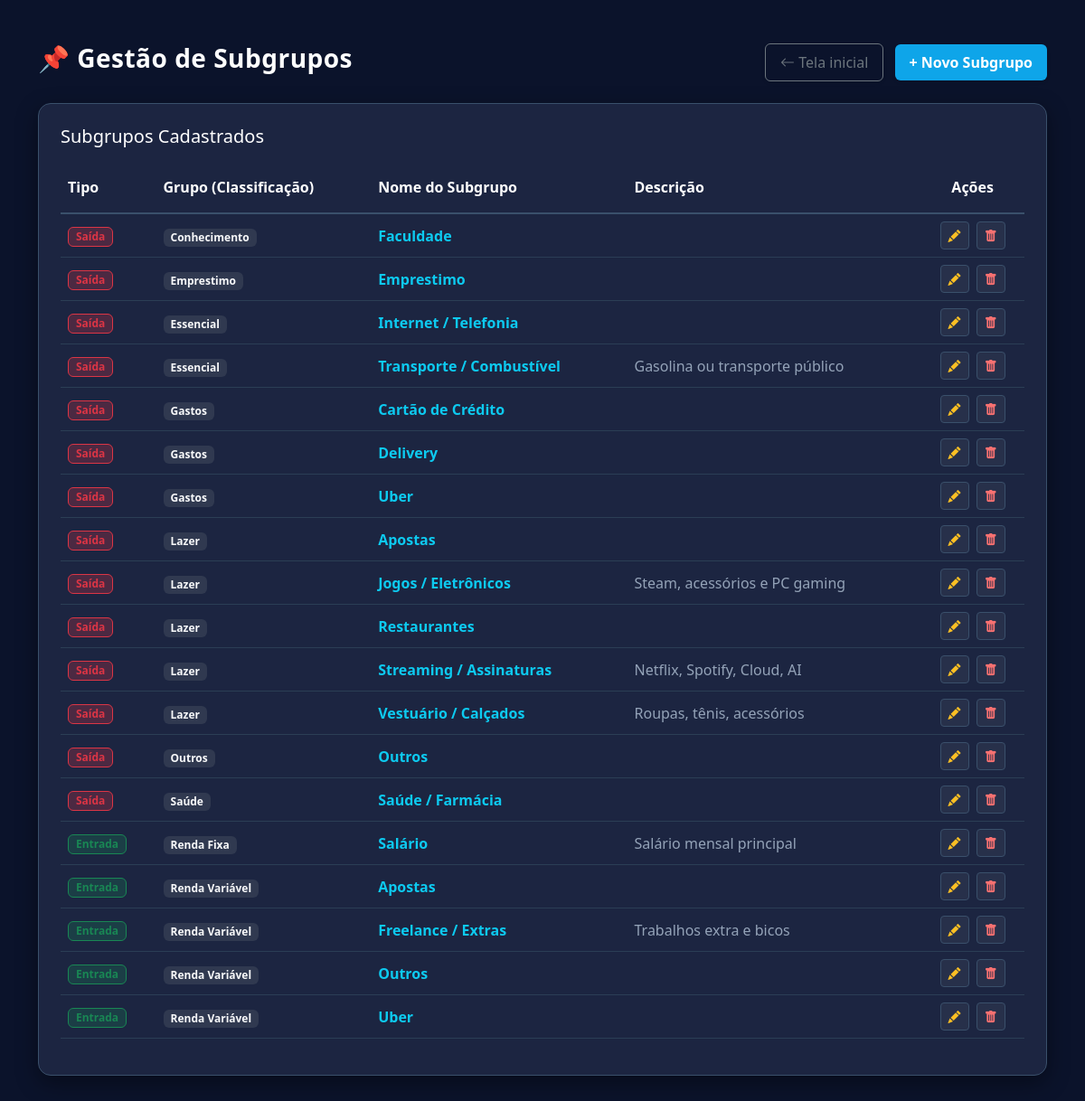
Screenshot of /subgrupos/index.php with the database file from the repository.
### tables this page shows
CREATE TABLE subgrupos (
        id INTEGER PRIMARY KEY AUTOINCREMENT,
        tipo TEXT NOT NULL,
        grupo TEXT,
        nome TEXT NOT NULL,
        descricao TEXT
    );

### subgrupos/index.php (the view, shortened to what this page needs)
<?php
include '../db/conexao.php';
$subgrupos = [];
try {
    $stmt = $pdo->query("SELECT * FROM subgrupos ORDER BY tipo DESC, grupo ASC, nome ASC");
    $subgrupos = $stmt->fetchAll(PDO::FETCH_ASSOC);
} catch (Exception $e) {
    $mensagem = "<div class='alert alert-danger bg-dark text-danger border-danger mt-3'>Erro: " . $e->getMessage() . "</div>";
}
?>
<!DOCTYPE html>
<html lang="pt-BR">
<head>
    <link href="https://cdn.jsdelivr.net/npm/bootstrap@5.3.0/dist/css/bootstrap.min.css" rel="stylesheet">
    <link rel="stylesheet" href="https://cdn.jsdelivr.net/npm/bootstrap-icons@1.10.5/font/bootstrap-icons.css">
</head>
<body>
    <div class="container mt-5 mb-5">
        <div class="row align-items-center mb-4">
            <div class="col-md-6">
                <h2 class="navbar-brand fs-3">📌 Gestão de Subgrupos</h2>
            </div>
            <div class="col-md-6 text-md-end mt-3 mt-md-0">
                <a href="../view/dashboard.php" class="btn btn-outline-secondary me-2 px-3 py-2 shadow-sm">
                    <i class="bi bi-arrow-left"></i> Tela inicial
                </a>
                <a href="novo_subgrupo.php" class="btn btn-info-custom px-3 py-2 shadow-sm">+ Novo Subgrupo</a>
            </div>
        </div>
        <div class="card card-custom p-4">
            <h4 class="mb-3 fs-5 text-white">Subgrupos Cadastrados</h4>
            <div class="table-responsive">
                <table class="table align-middle">
                    <thead>
                        <tr style="border-bottom: 2px solid #3a506b;">
                            <th class="py-3 text-white">Tipo</th>
                            <th class="py-3 text-white">Grupo (Classificação)</th>
                            <th class="py-3 text-white">Nome do Subgrupo</th>
                            <th class="py-3 text-white">Descrição</th>
                            <th class="text-center py-3 text-white">Ações</th>
                        </tr>
                    </thead>
                    <tbody>
                        <?php if (count($subgrupos) > 0): ?>
                            <?php foreach ($subgrupos as $s): ?>
                                <tr>
                                    <td>
                                        <?php if ($s['tipo'] == 'Entrada'): ?>
                                            <span
                                                class="badge bg-success bg-opacity-25 text-success border border-success px-2 py-1">Entrada</span>
                                        <?php else: ?>
                                            <span
                                                class="badge bg-danger bg-opacity-25 text-danger border border-danger px-2 py-1">Saída</span>
                                        <?php endif; ?>
                                    </td>
                                    <td><span
                                            class="badge bg-secondary bg-opacity-25 text-light px-2 py-1"><?php echo htmlspecialchars($s['grupo'] ?? ''); ?></span>
                                    </td>
                                    <td class="fw-bold text-info"><?php echo htmlspecialchars($s['nome'] ?? ''); ?></td>
                                    <td class="texto-auxiliar"><?php echo htmlspecialchars($s['descricao'] ?? ''); ?></td>
                                    <td class="text-center">
                                        <a href="editar_subgrupo.php?id=<?php echo $s['id']; ?>"
                                            class="btn btn-sm btn-action-edit me-1" title="Editar">
                                            <i class="bi bi-pencil-fill"></i>
                                        </a>
                                        <a href="index.php?deletar=<?php echo $s['id']; ?>" class="btn btn-sm btn-action-delete"
                                            title="Apagar"
                                            onclick="return confirm('Tem a certeza de que quer apagar este subgrupo, Uai?');">
                                            <i class="bi bi-trash-fill"></i>
                                        </a>
                                    </td>
                                </tr>
                            <?php endforeach; ?>
                        <?php endif; ?>
                    </tbody>
                </table>
            </div>
        </div>
    </div>
</body>
</html>

### subgrupos/index.php (style rules this page uses)
body { background-color: #0b132b; color: #ffffff; font-family: 'Segoe UI', Tahoma, Geneva, Verdana, sans-serif; }
.card-custom { border-radius: 14px; background-color: #1c2541; border: 1px solid #3a506b; box-shadow: 0 8px 24px rgba(0, 0, 0, 0.4); }
.texto-auxiliar { color: #94a3b8 !important; font-weight: 500; }
.table { color: #ffffff; background-color: transparent !important; }
.table th, .table td { background-color: transparent !important; color: #ffffff; border-color: #2b3e55 !important; }
.btn-info-custom { background-color: #0ea5e9; border: none; font-weight: 600; color: white; }
.btn-action-edit { background-color: rgba(255, 255, 255, 0.05); color: #fbbf24; border: 1px solid #3a506b; }
.btn-action-delete { background-color: rgba(255, 255, 255, 0.05); color: #f87171; border: 1px solid #3a506b; }
.navbar-brand { font-weight: bold; color: #ffffff; letter-spacing: 0.5px; }

### rows the page displays
subgrupos: tipo "Saída", grupo "Conhecimento", nome "Faculdade"
subgrupos: tipo "Saída", grupo "Emprestimo", nome "Emprestimo"
subgrupos: tipo "Saída", grupo "Essencial", nome "Internet / Telefonia"
subgrupos: tipo "Saída", grupo "Essencial", nome "Transporte / Combustível", descricao "Gasolina ou transporte público"
subgrupos: tipo "Saída", grupo "Gastos", nome "Cartão de Crédito"
subgrupos: tipo "Saída", grupo "Gastos", nome "Delivery"
subgrupos: tipo "Saída", grupo "Gastos", nome "Uber"
subgrupos: tipo "Saída", grupo "Lazer", nome "Apostas"
subgrupos: tipo "Saída", grupo "Lazer", nome "Jogos / Eletrônicos", descricao "Steam, acessórios e PC gaming"
subgrupos: tipo "Saída", grupo "Lazer", nome "Restaurantes"
subgrupos: tipo "Saída", grupo "Lazer", nome "Streaming / Assinaturas", descricao "Netflix, Spotify, Cloud, AI"
subgrupos: tipo "Saída", grupo "Lazer", nome "Vestuário / Calçados", descricao "Roupas, tênis, acessórios"
subgrupos: tipo "Saída", grupo "Outros", nome "Outros"
subgrupos: tipo "Saída", grupo "Saúde", nome "Saúde / Farmácia"
subgrupos: tipo "Entrada", grupo "Renda Fixa", nome "Salário", descricao "Salário mensal principal"
subgrupos: tipo "Entrada", grupo "Renda Variável", nome "Apostas"
subgrupos: tipo "Entrada", grupo "Renda Variável", nome "Freelance / Extras", descricao "Trabalhos extra e bicos"
subgrupos: tipo "Entrada", grupo "Renda Variável", nome "Outros"
subgrupos: tipo "Entrada", grupo "Renda Variável", nome "Uber"
